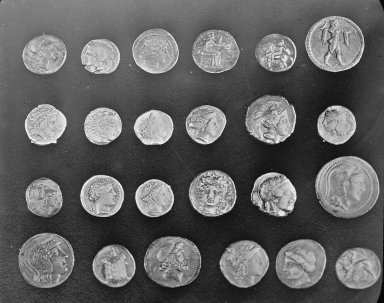
#> input picture skimage.data.coins(), 384 x 303 px
$ python main.py
#> lines starting #> are read from the running program, lines starting #| are printed output that depends on the picture
from skimage import data, color, measure,filters,io
import matplotlib.pyplot as plt
import skimage.io
import numpy as np

image = data.coins()  # Load the "coins" image
#> image is the input picture: shape (303, 384); min 1, max 252, mean 96.9

def filterImage(img):
    filtered_img = filters.gaussian(img)
    return filtered_img

def findContours(img):
    return measure.find_contours(img)

images = {
    'planes/samolot02.jpg',
    'planes/samolot17.jpg',
    'planes/samolot08.jpg',
    'planes/samolot09.jpg',
    'planes/samolot10.jpg',
    'planes/samolot11.jpg',
}

plt.figure(figsize=(10, 4))

for i,img in enumerate(images,start=1):
    plt.subplot(2,3,i)
    loaded_img = skimage.io.imread(img, as_gray=True)
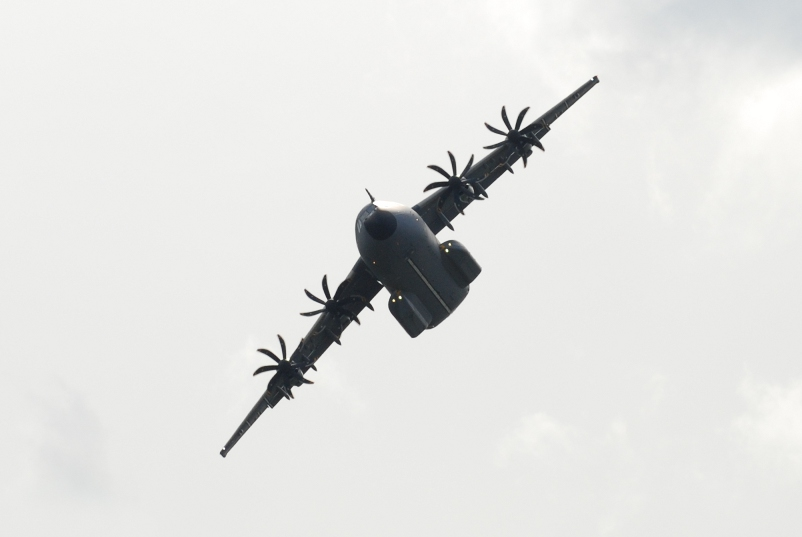
#> input picture planes/samolot11.jpg, 802 x 537 px
#> loaded_img: shape (537, 802) float64; min 0.105, max 1, mean 0.891
    filtered_img = filterImage(loaded_img)
    contours = findContours(filtered_img)
#> contours = 6 point arrays, longest 2741 points
    black_img = np.zeros((loaded_img.shape[0],loaded_img.shape[1])) #shape[0] for height , shape[1] for width
    plt.imshow(black_img, cmap='gray')

    #remove axis
    plt.axis('off')

    for contour in contours:
        plt.plot(contour[:, 1], contour[:, 0], linewidth=2, c='white')
#> this loop made 6 passes
#> pass 2 of the loop `for i,img in enumerate(images,start=1):`:
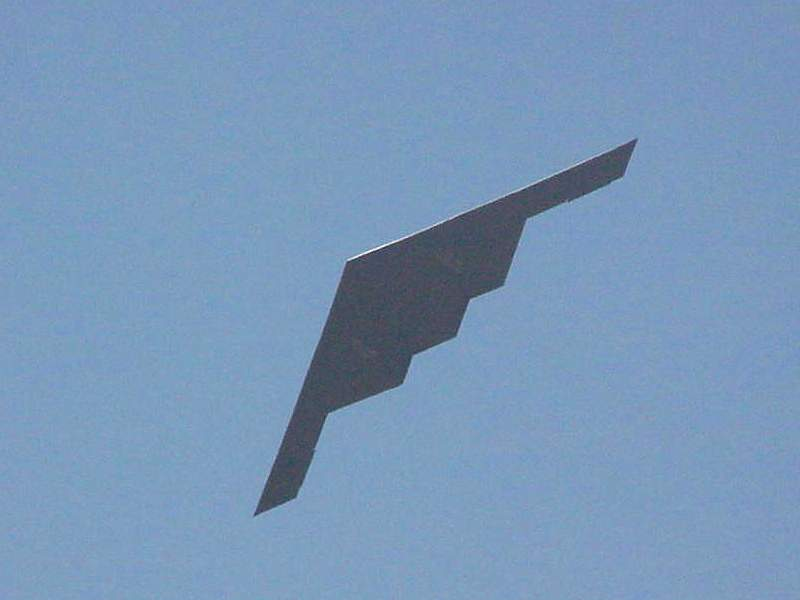
#> input picture planes/samolot17.jpg, 800 x 600 px
#> `loaded_img = skimage.io.imread(img, as_gray=True)`:
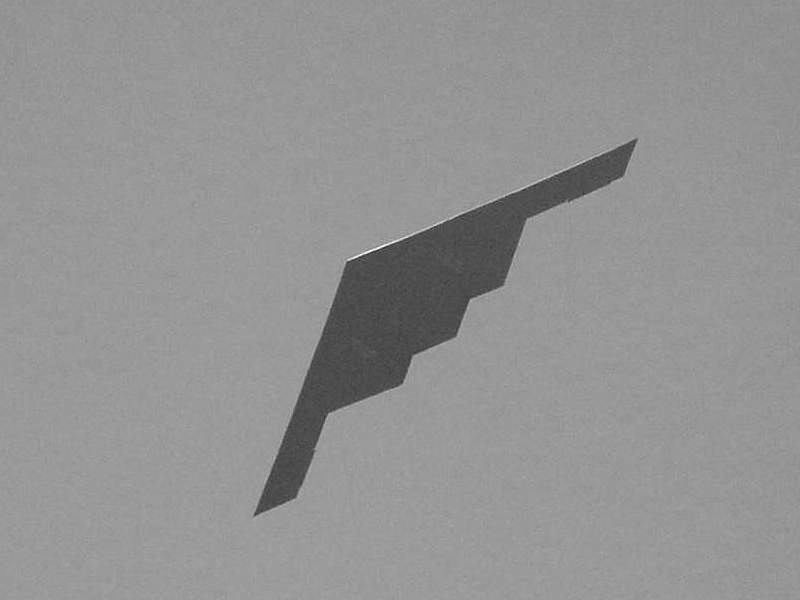
#> loaded_img: shape (600, 800) float64; min 0.163, max 0.992, mean 0.578
#> filtered_img: shape (600, 800) float64
#> contours = 1 point arrays, longest 1533 points
#> the loop `for contour in contours:` made 1 pass

plt.subplots_adjust(wspace=0,hspace=0)
plt.savefig('contours.pdf')
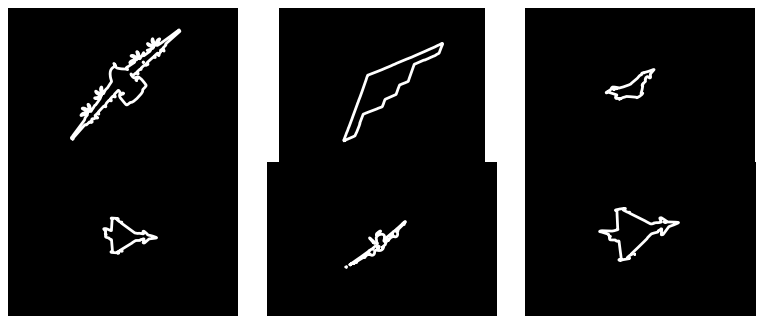
#> figure drawn by matplotlib, 6 panels
plt.show()
